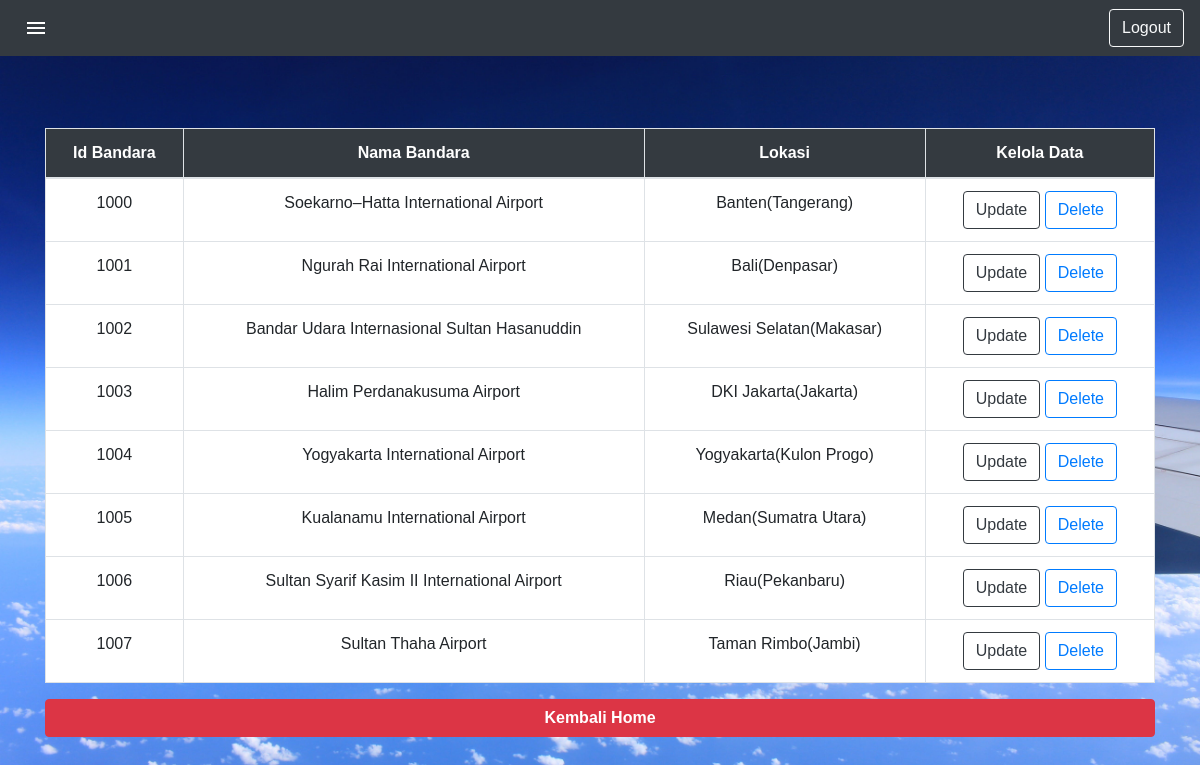
The page /admin/lihatdatabandara.php on the database its author committed.
### tables this page shows
CREATE TABLE `bandara` (
  `idbandara` int(100) NOT NULL,
  `namabandara` varchar(200) NOT NULL,
  `lokasi` varchar(200) NOT NULL
);

### admin/lihatdatabandara.php (the view, shortened to what this page needs)
<?php
$servername = "localhost";
$username = "root";
$password = "";
$database = "responsiwd";
$koneksi = mysqli_connect($servername, $username, $password, $database);
$query = "SELECT * FROM bandara";
$result = mysqli_query($koneksi, $query);
?>
<!DOCTYPE html>
<html lang="en">
<head>
    <link href="css/bootstrap.min.css" rel="stylesheet">
    <link href="css/simple-sidebar.css" rel="stylesheet">
    <link rel="stylesheet" type="text/css" href="css/common.css">
</head>
<body>
    <div id="main-wrapper">
        <div id="main-content">
            <nav class="navbar navbar-expand-lg navbar-dark bg-dark">
                <ul class="navbar-nav  d-flex align-items-center ">
                    <li class="nav-item active mobile-view">
                        <a class="nav-link d-flex align-items-center" href="#menu-toggle" id="menu-toggle">
                            <i class="material-icons">menu</i>
                            <span class="sr-only">(current)</span></a>
                    </li>
                </ul>
                <div class="collapse navbar-collapse ml-auto" id="navbarNav">
                    <ul class="navbar-nav ml-auto">
                        <li class="nav-item">
                            <button class="btn btn-outline-light" onclick="logout()">Logout</button>
                        </li>
                    </ul>
                </div>
            </nav>
            <div class="container mt-4">
                <br><br>
                <table class="table table-bordered w-100 text-center">
                    <thead>
                        <tr class="bg-dark text-white">
                            <th>Id Bandara</th>
                            <th>Nama Bandara</th>
                            <th>Lokasi</th>
                            <th>Kelola Data</th>
                        </tr>
                    </thead>
                    <tbody>
                        <?php
                        $row_number = 0;
                        while ($user_data = mysqli_fetch_array($result)) {
                            $row_class = ($row_number % 2 == 0) ? 'even-row' : 'odd-row';
                            echo "<tr class='$row_class'>";
                            echo "<td>" . $user_data['idbandara'] . "</td>";
                            echo "<td>" . $user_data['namabandara'] . "</td>";
                            echo "<td>" . $user_data['lokasi'] . "</td>";
                            echo "<td><a href='uptBandara.php?id=$user_data[idbandara]' class='btn btn-outline-dark'>Update</a> <a href='deletebandara.php?id=$user_data[idbandara]' class='btn btn-outline-primary'>Delete</a></td></tr>";
                            $row_number++;
                        }
                        ?>
                    </tbody>
                </table>
                <a href="homeAdmin.php" class="btn btn-danger w-100 "><strong>Kembali Home</strong></a>
            </div>
        </div>
</body>
</html>

### admin/css/simple-sidebar.css (style rules this page uses)
body { overflow-x: hidden; }
#main-wrapper { padding-left: 0; -webkit-transition: all 0.5s ease; -moz-transition: all 0.5s ease; -o-transition: all 0.5s ease; transition: all 0.5s ease; }
#main-content { width: 100%; position: absolute; }
@media (min-width:768px) { #main-wrapper { padding-left: 0; } }
@media (min-width:768px) { #main-content { position: relative; } }

### admin/css/common.css (style rules this page uses)
body { font-family: 'Poppins', sans-serif; }

### admin/lihatdatabandara.php (style rules this page uses)
body { background-image: url('../assets/plane2.jpg'); background-size: cover; background-repeat: no-repeat; }
.table { background-color: #fff; }

### rows shown on the page
bandara: idbandara "1000", namabandara "Soekarno–Hatta International Airport", lokasi "Banten(Tangerang)"
bandara: idbandara "1001", namabandara "Ngurah Rai International Airport", lokasi "Bali(Denpasar)"
bandara: idbandara "1002", namabandara "Bandar Udara Internasional Sultan Hasanuddin", lokasi "Sulawesi Selatan(Makasar)"
bandara: idbandara "1003", namabandara "Halim Perdanakusuma Airport", lokasi "DKI Jakarta(Jakarta)"
bandara: idbandara "1004", namabandara "Yogyakarta International Airport", lokasi "Yogyakarta(Kulon Progo)"
bandara: idbandara "1005", namabandara "Kualanamu International Airport", lokasi "Medan(Sumatra Utara)"
bandara: idbandara "1006", namabandara "Sultan Syarif Kasim II International Airport", lokasi "Riau(Pekanbaru)"
bandara: idbandara "1007", namabandara "Sultan Thaha Airport", lokasi "Taman Rimbo(Jambi)"
